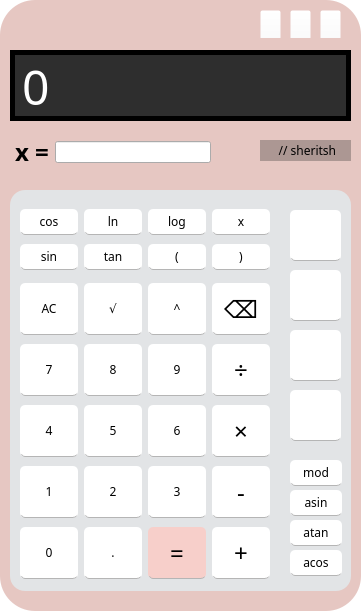
<?xml version="1.0" encoding="UTF-8"?>
<ui version="4.0">
 <class>MainWindow</class>
 <widget class="QMainWindow" name="MainWindow">
  <property name="geometry">
   <rect>
    <x>0</x>
    <y>0</y>
    <width>361</width>
    <height>612</height>
   </rect>
  </property>
  <property name="windowTitle">
   <string>MainWindow</string>
  </property>
  <property name="styleSheet">
   <string notr="true">QMainWindow {
background-color: rgba(255, 255, 255, 0);
border-radius: 15px;
}</string>
  </property>
  <widget class="QWidget" name="centralwidget">
   <widget class="QFrame" name="Calculator">
    <property name="geometry">
     <rect>
      <x>0</x>
      <y>0</y>
      <width>361</width>
      <height>611</height>
     </rect>
    </property>
    <property name="font">
     <font/>
    </property>
    <property name="styleSheet">
     <string notr="true">QFrame {
border-radius: 35%;
background-color: #E6C7C2;
}
</string>
    </property>
    <property name="frameShape">
     <enum>QFrame::StyledPanel</enum>
    </property>
    <property name="frameShadow">
     <enum>QFrame::Raised</enum>
    </property>
    <widget class="QLineEdit" name="InputArea">
     <property name="geometry">
      <rect>
       <x>10</x>
       <y>50</y>
       <width>341</width>
       <height>71</height>
      </rect>
     </property>
     <property name="font">
      <font>
       <family>Digital-7</family>
       <pointsize>36</pointsize>
      </font>
     </property>
     <property name="styleSheet">
      <string notr="true">QLineEdit {
background-color: #2e2e2e;
border: 5px solid black;
border-radius: 0px;
padding: 5px;
color: #fff;
}</string>
     </property>
     <property name="text">
      <string>0</string>
     </property>
    </widget>
    <widget class="QFrame" name="KeyPad">
     <property name="geometry">
      <rect>
       <x>10</x>
       <y>190</y>
       <width>341</width>
       <height>401</height>
      </rect>
     </property>
     <property name="font">
      <font/>
     </property>
     <property name="styleSheet">
      <string notr="true">QFrame {
background-color: #E2E4E6;
border-radius: 15px;
padding: 10px;
}

QPushButton {
color: #000;
border-bottom: 1px solid #b5b5b5;
border-radius:  5px;
background-color: #fff;
}

QPushButton::pressed {
background-color: grey;
}</string>
     </property>
     <property name="frameShape">
      <enum>QFrame::StyledPanel</enum>
     </property>
     <property name="frameShadow">
      <enum>QFrame::Raised</enum>
     </property>
     <widget class="QWidget" name="gridLayoutWidget">
      <property name="geometry">
       <rect>
        <x>10</x>
        <y>10</y>
        <width>252</width>
        <height>391</height>
       </rect>
      </property>
      <layout class="QGridLayout" name="Main_Btns">
       <property name="sizeConstraint">
        <enum>QLayout::SetDefaultConstraint</enum>
       </property>
       <property name="leftMargin">
        <number>0</number>
       </property>
       <property name="topMargin">
        <number>0</number>
       </property>
       <property name="rightMargin">
        <number>0</number>
       </property>
       <property name="bottomMargin">
        <number>5</number>
       </property>
       <property name="horizontalSpacing">
        <number>-1</number>
       </property>
       <property name="verticalSpacing">
        <number>0</number>
       </property>
       <item row="3" column="3">
        <widget class="QPushButton" name="pushButton_div">
         <property name="sizePolicy">
          <sizepolicy hsizetype="Maximum" vsizetype="Maximum">
           <horstretch>0</horstretch>
           <verstretch>0</verstretch>
          </sizepolicy>
         </property>
         <property name="minimumSize">
          <size>
           <width>52</width>
           <height>52</height>
          </size>
         </property>
         <property name="maximumSize">
          <size>
           <width>58</width>
           <height>44</height>
          </size>
         </property>
         <property name="baseSize">
          <size>
           <width>30</width>
           <height>30</height>
          </size>
         </property>
         <property name="font">
          <font>
           <family>Fira Code</family>
           <pointsize>18</pointsize>
          </font>
         </property>
         <property name="text">
          <string>÷</string>
         </property>
        </widget>
       </item>
       <item row="5" column="2">
        <widget class="QPushButton" name="pushButton_three">
         <property name="sizePolicy">
          <sizepolicy hsizetype="Maximum" vsizetype="Maximum">
           <horstretch>0</horstretch>
           <verstretch>0</verstretch>
          </sizepolicy>
         </property>
         <property name="minimumSize">
          <size>
           <width>52</width>
           <height>52</height>
          </size>
         </property>
         <property name="maximumSize">
          <size>
           <width>58</width>
           <height>44</height>
          </size>
         </property>
         <property name="baseSize">
          <size>
           <width>30</width>
           <height>30</height>
          </size>
         </property>
         <property name="font">
          <font>
           <family>Fira Code</family>
          </font>
         </property>
         <property name="text">
          <string>3</string>
         </property>
        </widget>
       </item>
       <item row="6" column="2">
        <widget class="QPushButton" name="pushButton_eq">
         <property name="sizePolicy">
          <sizepolicy hsizetype="Maximum" vsizetype="Maximum">
           <horstretch>0</horstretch>
           <verstretch>0</verstretch>
          </sizepolicy>
         </property>
         <property name="minimumSize">
          <size>
           <width>52</width>
           <height>52</height>
          </size>
         </property>
         <property name="maximumSize">
          <size>
           <width>58</width>
           <height>44</height>
          </size>
         </property>
         <property name="baseSize">
          <size>
           <width>30</width>
           <height>30</height>
          </size>
         </property>
         <property name="font">
          <font>
           <family>Fira Code</family>
           <pointsize>18</pointsize>
          </font>
         </property>
         <property name="styleSheet">
          <string notr="true">#pushButton_eq {
background-color: #F7CFCA;
}



#pushButton_eq:pressed {
background-color: #BF8F8F;
}</string>
         </property>
         <property name="text">
          <string>=</string>
         </property>
        </widget>
       </item>
       <item row="4" column="2">
        <widget class="QPushButton" name="pushButton_six">
         <property name="sizePolicy">
          <sizepolicy hsizetype="Maximum" vsizetype="Maximum">
           <horstretch>0</horstretch>
           <verstretch>0</verstretch>
          </sizepolicy>
         </property>
         <property name="minimumSize">
          <size>
           <width>52</width>
           <height>52</height>
          </size>
         </property>
         <property name="maximumSize">
          <size>
           <width>58</width>
           <height>44</height>
          </size>
         </property>
         <property name="baseSize">
          <size>
           <width>30</width>
           <height>30</height>
          </size>
         </property>
         <property name="font">
          <font>
           <family>Fira Code</family>
          </font>
         </property>
         <property name="text">
          <string>6</string>
         </property>
        </widget>
       </item>
       <item row="1" column="3">
        <widget class="QPushButton" name="pushButton_clbracket">
         <property name="sizePolicy">
          <sizepolicy hsizetype="Maximum" vsizetype="Maximum">
           <horstretch>0</horstretch>
           <verstretch>0</verstretch>
          </sizepolicy>
         </property>
         <property name="minimumSize">
          <size>
           <width>52</width>
           <height>26</height>
          </size>
         </property>
         <property name="maximumSize">
          <size>
           <width>58</width>
           <height>26</height>
          </size>
         </property>
         <property name="baseSize">
          <size>
           <width>30</width>
           <height>30</height>
          </size>
         </property>
         <property name="font">
          <font>
           <family>Fira Code</family>
          </font>
         </property>
         <property name="text">
          <string>)</string>
         </property>
        </widget>
       </item>
       <item row="0" column="2">
        <widget class="QPushButton" name="pushButton_log">
         <property name="sizePolicy">
          <sizepolicy hsizetype="Maximum" vsizetype="Maximum">
           <horstretch>0</horstretch>
           <verstretch>0</verstretch>
          </sizepolicy>
         </property>
         <property name="minimumSize">
          <size>
           <width>52</width>
           <height>26</height>
          </size>
         </property>
         <property name="maximumSize">
          <size>
           <width>58</width>
           <height>26</height>
          </size>
         </property>
         <property name="baseSize">
          <size>
           <width>30</width>
           <height>30</height>
          </size>
         </property>
         <property name="font">
          <font>
           <family>Fira Code</family>
          </font>
         </property>
         <property name="text">
          <string>log</string>
         </property>
        </widget>
       </item>
       <item row="5" column="3">
        <widget class="QPushButton" name="pushButton_minus">
         <property name="sizePolicy">
          <sizepolicy hsizetype="Maximum" vsizetype="Maximum">
           <horstretch>0</horstretch>
           <verstretch>0</verstretch>
          </sizepolicy>
         </property>
         <property name="minimumSize">
          <size>
           <width>52</width>
           <height>52</height>
          </size>
         </property>
         <property name="maximumSize">
          <size>
           <width>58</width>
           <height>44</height>
          </size>
         </property>
         <property name="baseSize">
          <size>
           <width>30</width>
           <height>30</height>
          </size>
         </property>
         <property name="font">
          <font>
           <family>Fira Code</family>
           <pointsize>18</pointsize>
          </font>
         </property>
         <property name="text">
          <string>-</string>
         </property>
        </widget>
       </item>
       <item row="4" column="0">
        <widget class="QPushButton" name="pushButton_four">
         <property name="sizePolicy">
          <sizepolicy hsizetype="Maximum" vsizetype="Maximum">
           <horstretch>0</horstretch>
           <verstretch>0</verstretch>
          </sizepolicy>
         </property>
         <property name="minimumSize">
          <size>
           <width>52</width>
           <height>52</height>
          </size>
         </property>
         <property name="maximumSize">
          <size>
           <width>58</width>
           <height>44</height>
          </size>
         </property>
         <property name="baseSize">
          <size>
           <width>30</width>
           <height>30</height>
          </size>
         </property>
         <property name="font">
          <font>
           <family>Fira Code</family>
          </font>
         </property>
         <property name="text">
          <string>4</string>
         </property>
        </widget>
       </item>
       <item row="0" column="1">
        <widget class="QPushButton" name="pushButton_ln">
         <property name="sizePolicy">
          <sizepolicy hsizetype="Maximum" vsizetype="Maximum">
           <horstretch>0</horstretch>
           <verstretch>0</verstretch>
          </sizepolicy>
         </property>
         <property name="minimumSize">
          <size>
           <width>52</width>
           <height>26</height>
          </size>
         </property>
         <property name="maximumSize">
          <size>
           <width>58</width>
           <height>26</height>
          </size>
         </property>
         <property name="baseSize">
          <size>
           <width>30</width>
           <height>30</height>
          </size>
         </property>
         <property name="font">
          <font>
           <family>Fira Code</family>
          </font>
         </property>
         <property name="text">
          <string>ln</string>
         </property>
        </widget>
       </item>
       <item row="4" column="1">
        <widget class="QPushButton" name="pushButton_five">
         <property name="sizePolicy">
          <sizepolicy hsizetype="Maximum" vsizetype="Maximum">
           <horstretch>0</horstretch>
           <verstretch>0</verstretch>
          </sizepolicy>
         </property>
         <property name="minimumSize">
          <size>
           <width>52</width>
           <height>52</height>
          </size>
         </property>
         <property name="maximumSize">
          <size>
           <width>58</width>
           <height>44</height>
          </size>
         </property>
         <property name="baseSize">
          <size>
           <width>30</width>
           <height>30</height>
          </size>
         </property>
         <property name="font">
          <font>
           <family>Fira Code</family>
          </font>
         </property>
         <property name="text">
          <string>5</string>
         </property>
        </widget>
       </item>
       <item row="5" column="0">
        <widget class="QPushButton" name="pushButton_one">
         <property name="sizePolicy">
          <sizepolicy hsizetype="Maximum" vsizetype="Maximum">
           <horstretch>0</horstretch>
           <verstretch>0</verstretch>
          </sizepolicy>
         </property>
         <property name="minimumSize">
          <size>
           <width>52</width>
           <height>52</height>
          </size>
         </property>
         <property name="maximumSize">
          <size>
           <width>58</width>
           <height>44</height>
          </size>
         </property>
         <property name="baseSize">
          <size>
           <width>30</width>
           <height>30</height>
          </size>
         </property>
         <property name="font">
          <font>
           <family>Fira Code</family>
          </font>
         </property>
         <property name="text">
          <string>1</string>
         </property>
        </widget>
       </item>
       <item row="1" column="1">
        <widget class="QPushButton" name="pushButton_tan">
         <property name="sizePolicy">
          <sizepolicy hsizetype="Maximum" vsizetype="Maximum">
           <horstretch>0</horstretch>
           <verstretch>0</verstretch>
          </sizepolicy>
         </property>
         <property name="minimumSize">
          <size>
           <width>52</width>
           <height>26</height>
          </size>
         </property>
         <property name="maximumSize">
          <size>
           <width>58</width>
           <height>26</height>
          </size>
         </property>
         <property name="baseSize">
          <size>
           <width>30</width>
           <height>30</height>
          </size>
         </property>
         <property name="font">
          <font>
           <family>Fira Code</family>
          </font>
         </property>
         <property name="text">
          <string>tan</string>
         </property>
        </widget>
       </item>
       <item row="3" column="0">
        <widget class="QPushButton" name="pushButton_seven">
         <property name="sizePolicy">
          <sizepolicy hsizetype="Maximum" vsizetype="Maximum">
           <horstretch>0</horstretch>
           <verstretch>0</verstretch>
          </sizepolicy>
         </property>
         <property name="minimumSize">
          <size>
           <width>52</width>
           <height>52</height>
          </size>
         </property>
         <property name="maximumSize">
          <size>
           <width>58</width>
           <height>44</height>
          </size>
         </property>
         <property name="baseSize">
          <size>
           <width>30</width>
           <height>30</height>
          </size>
         </property>
         <property name="font">
          <font>
           <family>Fira Code</family>
          </font>
         </property>
         <property name="text">
          <string>7</string>
         </property>
        </widget>
       </item>
       <item row="6" column="3">
        <widget class="QPushButton" name="pushButton_plus">
         <property name="sizePolicy">
          <sizepolicy hsizetype="Maximum" vsizetype="Maximum">
           <horstretch>0</horstretch>
           <verstretch>0</verstretch>
          </sizepolicy>
         </property>
         <property name="minimumSize">
          <size>
           <width>52</width>
           <height>52</height>
          </size>
         </property>
         <property name="maximumSize">
          <size>
           <width>58</width>
           <height>44</height>
          </size>
         </property>
         <property name="baseSize">
          <size>
           <width>30</width>
           <height>30</height>
          </size>
         </property>
         <property name="font">
          <font>
           <family>Fira Code</family>
           <pointsize>18</pointsize>
          </font>
         </property>
         <property name="text">
          <string>+</string>
         </property>
        </widget>
       </item>
       <item row="5" column="1">
        <widget class="QPushButton" name="pushButton_two">
         <property name="sizePolicy">
          <sizepolicy hsizetype="Maximum" vsizetype="Maximum">
           <horstretch>0</horstretch>
           <verstretch>0</verstretch>
          </sizepolicy>
         </property>
         <property name="minimumSize">
          <size>
           <width>52</width>
           <height>52</height>
          </size>
         </property>
         <property name="maximumSize">
          <size>
           <width>58</width>
           <height>44</height>
          </size>
         </property>
         <property name="baseSize">
          <size>
           <width>30</width>
           <height>30</height>
          </size>
         </property>
         <property name="font">
          <font>
           <family>Fira Code</family>
          </font>
         </property>
         <property name="text">
          <string>2</string>
         </property>
        </widget>
       </item>
       <item row="6" column="0">
        <widget class="QPushButton" name="pushButton_zero">
         <property name="sizePolicy">
          <sizepolicy hsizetype="Maximum" vsizetype="Maximum">
           <horstretch>0</horstretch>
           <verstretch>0</verstretch>
          </sizepolicy>
         </property>
         <property name="minimumSize">
          <size>
           <width>52</width>
           <height>52</height>
          </size>
         </property>
         <property name="maximumSize">
          <size>
           <width>58</width>
           <height>44</height>
          </size>
         </property>
         <property name="baseSize">
          <size>
           <width>30</width>
           <height>30</height>
          </size>
         </property>
         <property name="font">
          <font>
           <family>Fira Code</family>
          </font>
         </property>
         <property name="text">
          <string>0</string>
         </property>
        </widget>
       </item>
       <item row="3" column="2">
        <widget class="QPushButton" name="pushButton_nine">
         <property name="sizePolicy">
          <sizepolicy hsizetype="Maximum" vsizetype="Maximum">
           <horstretch>0</horstretch>
           <verstretch>0</verstretch>
          </sizepolicy>
         </property>
         <property name="minimumSize">
          <size>
           <width>52</width>
           <height>52</height>
          </size>
         </property>
         <property name="maximumSize">
          <size>
           <width>58</width>
           <height>44</height>
          </size>
         </property>
         <property name="baseSize">
          <size>
           <width>30</width>
           <height>30</height>
          </size>
         </property>
         <property name="font">
          <font>
           <family>Fira Code</family>
          </font>
         </property>
         <property name="text">
          <string>9</string>
         </property>
        </widget>
       </item>
       <item row="3" column="1">
        <widget class="QPushButton" name="pushButton_eight">
         <property name="sizePolicy">
          <sizepolicy hsizetype="Maximum" vsizetype="Maximum">
           <horstretch>0</horstretch>
           <verstretch>0</verstretch>
          </sizepolicy>
         </property>
         <property name="minimumSize">
          <size>
           <width>52</width>
           <height>52</height>
          </size>
         </property>
         <property name="maximumSize">
          <size>
           <width>58</width>
           <height>44</height>
          </size>
         </property>
         <property name="baseSize">
          <size>
           <width>30</width>
           <height>30</height>
          </size>
         </property>
         <property name="font">
          <font>
           <family>Fira Code</family>
          </font>
         </property>
         <property name="text">
          <string>8</string>
         </property>
        </widget>
       </item>
       <item row="0" column="3">
        <widget class="QPushButton" name="pushButton_x">
         <property name="sizePolicy">
          <sizepolicy hsizetype="Maximum" vsizetype="Maximum">
           <horstretch>0</horstretch>
           <verstretch>0</verstretch>
          </sizepolicy>
         </property>
         <property name="minimumSize">
          <size>
           <width>52</width>
           <height>26</height>
          </size>
         </property>
         <property name="maximumSize">
          <size>
           <width>58</width>
           <height>26</height>
          </size>
         </property>
         <property name="baseSize">
          <size>
           <width>30</width>
           <height>30</height>
          </size>
         </property>
         <property name="font">
          <font>
           <family>Fira Code</family>
          </font>
         </property>
         <property name="text">
          <string>x</string>
         </property>
        </widget>
       </item>
       <item row="1" column="0">
        <widget class="QPushButton" name="pushButton_sin">
         <property name="sizePolicy">
          <sizepolicy hsizetype="Maximum" vsizetype="Maximum">
           <horstretch>0</horstretch>
           <verstretch>0</verstretch>
          </sizepolicy>
         </property>
         <property name="minimumSize">
          <size>
           <width>52</width>
           <height>26</height>
          </size>
         </property>
         <property name="maximumSize">
          <size>
           <width>58</width>
           <height>26</height>
          </size>
         </property>
         <property name="baseSize">
          <size>
           <width>30</width>
           <height>30</height>
          </size>
         </property>
         <property name="font">
          <font>
           <family>Fira Code</family>
          </font>
         </property>
         <property name="text">
          <string>sin</string>
         </property>
        </widget>
       </item>
       <item row="6" column="1">
        <widget class="QPushButton" name="pushButton_dot">
         <property name="sizePolicy">
          <sizepolicy hsizetype="Maximum" vsizetype="Maximum">
           <horstretch>0</horstretch>
           <verstretch>0</verstretch>
          </sizepolicy>
         </property>
         <property name="minimumSize">
          <size>
           <width>52</width>
           <height>52</height>
          </size>
         </property>
         <property name="maximumSize">
          <size>
           <width>58</width>
           <height>44</height>
          </size>
         </property>
         <property name="baseSize">
          <size>
           <width>30</width>
           <height>30</height>
          </size>
         </property>
         <property name="font">
          <font>
           <family>Fira Code</family>
          </font>
         </property>
         <property name="text">
          <string>.</string>
         </property>
        </widget>
       </item>
       <item row="0" column="0">
        <widget class="QPushButton" name="pushButton_cos">
         <property name="sizePolicy">
          <sizepolicy hsizetype="Maximum" vsizetype="Maximum">
           <horstretch>0</horstretch>
           <verstretch>0</verstretch>
          </sizepolicy>
         </property>
         <property name="minimumSize">
          <size>
           <width>52</width>
           <height>26</height>
          </size>
         </property>
         <property name="maximumSize">
          <size>
           <width>58</width>
           <height>26</height>
          </size>
         </property>
         <property name="baseSize">
          <size>
           <width>30</width>
           <height>30</height>
          </size>
         </property>
         <property name="font">
          <font>
           <family>Fira Code</family>
          </font>
         </property>
         <property name="text">
          <string>cos</string>
         </property>
        </widget>
       </item>
       <item row="1" column="2">
        <widget class="QPushButton" name="pushButton_opbracket">
         <property name="sizePolicy">
          <sizepolicy hsizetype="Maximum" vsizetype="Maximum">
           <horstretch>0</horstretch>
           <verstretch>0</verstretch>
          </sizepolicy>
         </property>
         <property name="minimumSize">
          <size>
           <width>52</width>
           <height>26</height>
          </size>
         </property>
         <property name="maximumSize">
          <size>
           <width>58</width>
           <height>26</height>
          </size>
         </property>
         <property name="baseSize">
          <size>
           <width>30</width>
           <height>30</height>
          </size>
         </property>
         <property name="font">
          <font>
           <family>Fira Code</family>
          </font>
         </property>
         <property name="text">
          <string>(</string>
         </property>
        </widget>
       </item>
       <item row="4" column="3">
        <widget class="QPushButton" name="pushButton_mult">
         <property name="sizePolicy">
          <sizepolicy hsizetype="Maximum" vsizetype="Maximum">
           <horstretch>0</horstretch>
           <verstretch>0</verstretch>
          </sizepolicy>
         </property>
         <property name="minimumSize">
          <size>
           <width>52</width>
           <height>52</height>
          </size>
         </property>
         <property name="maximumSize">
          <size>
           <width>58</width>
           <height>44</height>
          </size>
         </property>
         <property name="baseSize">
          <size>
           <width>30</width>
           <height>30</height>
          </size>
         </property>
         <property name="font">
          <font>
           <family>Fira Code</family>
           <pointsize>18</pointsize>
          </font>
         </property>
         <property name="text">
          <string>×</string>
         </property>
        </widget>
       </item>
       <item row="2" column="0">
        <widget class="QPushButton" name="pushButton_clear">
         <property name="sizePolicy">
          <sizepolicy hsizetype="Maximum" vsizetype="Maximum">
           <horstretch>0</horstretch>
           <verstretch>0</verstretch>
          </sizepolicy>
         </property>
         <property name="minimumSize">
          <size>
           <width>52</width>
           <height>52</height>
          </size>
         </property>
         <property name="maximumSize">
          <size>
           <width>58</width>
           <height>44</height>
          </size>
         </property>
         <property name="baseSize">
          <size>
           <width>30</width>
           <height>30</height>
          </size>
         </property>
         <property name="font">
          <font>
           <family>Fira Code</family>
          </font>
         </property>
         <property name="text">
          <string>AC</string>
         </property>
        </widget>
       </item>
       <item row="2" column="1">
        <widget class="QPushButton" name="pushButton_sqrt">
         <property name="sizePolicy">
          <sizepolicy hsizetype="Maximum" vsizetype="Maximum">
           <horstretch>0</horstretch>
           <verstretch>0</verstretch>
          </sizepolicy>
         </property>
         <property name="minimumSize">
          <size>
           <width>52</width>
           <height>52</height>
          </size>
         </property>
         <property name="maximumSize">
          <size>
           <width>58</width>
           <height>44</height>
          </size>
         </property>
         <property name="baseSize">
          <size>
           <width>30</width>
           <height>30</height>
          </size>
         </property>
         <property name="font">
          <font>
           <family>Fira Code</family>
          </font>
         </property>
         <property name="text">
          <string>√</string>
         </property>
        </widget>
       </item>
       <item row="2" column="3">
        <widget class="QPushButton" name="pushButton_del">
         <property name="sizePolicy">
          <sizepolicy hsizetype="Maximum" vsizetype="Maximum">
           <horstretch>0</horstretch>
           <verstretch>0</verstretch>
          </sizepolicy>
         </property>
         <property name="minimumSize">
          <size>
           <width>52</width>
           <height>52</height>
          </size>
         </property>
         <property name="maximumSize">
          <size>
           <width>58</width>
           <height>44</height>
          </size>
         </property>
         <property name="baseSize">
          <size>
           <width>30</width>
           <height>30</height>
          </size>
         </property>
         <property name="font">
          <font>
           <family>Fira Code</family>
           <pointsize>18</pointsize>
           <italic>false</italic>
          </font>
         </property>
         <property name="text">
          <string>⌫</string>
         </property>
        </widget>
       </item>
       <item row="2" column="2">
        <widget class="QPushButton" name="pushButton_pow">
         <property name="sizePolicy">
          <sizepolicy hsizetype="Maximum" vsizetype="Maximum">
           <horstretch>0</horstretch>
           <verstretch>0</verstretch>
          </sizepolicy>
         </property>
         <property name="minimumSize">
          <size>
           <width>52</width>
           <height>52</height>
          </size>
         </property>
         <property name="maximumSize">
          <size>
           <width>58</width>
           <height>44</height>
          </size>
         </property>
         <property name="baseSize">
          <size>
           <width>30</width>
           <height>30</height>
          </size>
         </property>
         <property name="font">
          <font>
           <family>Fira Code</family>
          </font>
         </property>
         <property name="text">
          <string>^</string>
         </property>
        </widget>
       </item>
      </layout>
     </widget>
     <widget class="QFrame" name="PopUp_Func">
      <property name="geometry">
       <rect>
        <x>280</x>
        <y>20</y>
        <width>51</width>
        <height>231</height>
       </rect>
      </property>
      <property name="styleSheet">
       <string notr="true">QPushButton:checked {
	
	background-color: rgb(242, 226, 223);
}</string>
      </property>
      <property name="frameShape">
       <enum>QFrame::StyledPanel</enum>
      </property>
      <property name="frameShadow">
       <enum>QFrame::Raised</enum>
      </property>
      <widget class="QPushButton" name="pushButton_plot">
       <property name="geometry">
        <rect>
         <x>0</x>
         <y>0</y>
         <width>51</width>
         <height>51</height>
        </rect>
       </property>
       <property name="styleSheet">
        <string notr="true">QPushButton {
	image: url(:/res/img/plot.png);
}

</string>
       </property>
       <property name="text">
        <string/>
       </property>
      </widget>
      <widget class="QPushButton" name="pushButton_deposit">
       <property name="geometry">
        <rect>
         <x>0</x>
         <y>60</y>
         <width>51</width>
         <height>51</height>
        </rect>
       </property>
       <property name="styleSheet">
        <string notr="true">QPushButton {
	image: url(:/res/img/noun-deposit-112924.png);
}</string>
       </property>
       <property name="text">
        <string/>
       </property>
      </widget>
      <widget class="QPushButton" name="pushButton_rpn">
       <property name="geometry">
        <rect>
         <x>0</x>
         <y>180</y>
         <width>51</width>
         <height>51</height>
        </rect>
       </property>
       <property name="styleSheet">
        <string notr="true">QPushButton {
	image: url(:/res/img/myRPN.png);
}</string>
       </property>
       <property name="text">
        <string/>
       </property>
      </widget>
      <widget class="QPushButton" name="pushButton_credit">
       <property name="geometry">
        <rect>
         <x>0</x>
         <y>120</y>
         <width>51</width>
         <height>51</height>
        </rect>
       </property>
       <property name="styleSheet">
        <string notr="true">QPushButton {
	image: url(:/res/img/noun-credit-1691368.png);
}</string>
       </property>
       <property name="text">
        <string/>
       </property>
      </widget>
     </widget>
     <widget class="QFrame" name="Bonus_Func">
      <property name="geometry">
       <rect>
        <x>280</x>
        <y>260</y>
        <width>61</width>
        <height>131</height>
       </rect>
      </property>
      <property name="frameShape">
       <enum>QFrame::StyledPanel</enum>
      </property>
      <property name="frameShadow">
       <enum>QFrame::Raised</enum>
      </property>
      <widget class="QPushButton" name="pushButton_acos">
       <property name="geometry">
        <rect>
         <x>0</x>
         <y>100</y>
         <width>52</width>
         <height>26</height>
        </rect>
       </property>
       <property name="sizePolicy">
        <sizepolicy hsizetype="Maximum" vsizetype="Maximum">
         <horstretch>0</horstretch>
         <verstretch>0</verstretch>
        </sizepolicy>
       </property>
       <property name="minimumSize">
        <size>
         <width>52</width>
         <height>26</height>
        </size>
       </property>
       <property name="maximumSize">
        <size>
         <width>58</width>
         <height>26</height>
        </size>
       </property>
       <property name="baseSize">
        <size>
         <width>30</width>
         <height>30</height>
        </size>
       </property>
       <property name="font">
        <font>
         <family>Fira Code</family>
        </font>
       </property>
       <property name="text">
        <string>acos</string>
       </property>
      </widget>
      <widget class="QPushButton" name="pushButton_mod">
       <property name="geometry">
        <rect>
         <x>0</x>
         <y>10</y>
         <width>52</width>
         <height>26</height>
        </rect>
       </property>
       <property name="sizePolicy">
        <sizepolicy hsizetype="Maximum" vsizetype="Maximum">
         <horstretch>0</horstretch>
         <verstretch>0</verstretch>
        </sizepolicy>
       </property>
       <property name="minimumSize">
        <size>
         <width>52</width>
         <height>26</height>
        </size>
       </property>
       <property name="maximumSize">
        <size>
         <width>58</width>
         <height>26</height>
        </size>
       </property>
       <property name="baseSize">
        <size>
         <width>30</width>
         <height>30</height>
        </size>
       </property>
       <property name="font">
        <font>
         <family>Fira Code</family>
        </font>
       </property>
       <property name="text">
        <string>mod</string>
       </property>
      </widget>
      <widget class="QPushButton" name="pushButton_atan">
       <property name="geometry">
        <rect>
         <x>0</x>
         <y>70</y>
         <width>52</width>
         <height>26</height>
        </rect>
       </property>
       <property name="sizePolicy">
        <sizepolicy hsizetype="Maximum" vsizetype="Maximum">
         <horstretch>0</horstretch>
         <verstretch>0</verstretch>
        </sizepolicy>
       </property>
       <property name="minimumSize">
        <size>
         <width>52</width>
         <height>26</height>
        </size>
       </property>
       <property name="maximumSize">
        <size>
         <width>58</width>
         <height>26</height>
        </size>
       </property>
       <property name="baseSize">
        <size>
         <width>30</width>
         <height>30</height>
        </size>
       </property>
       <property name="font">
        <font>
         <family>Fira Code</family>
        </font>
       </property>
       <property name="text">
        <string>atan</string>
       </property>
      </widget>
      <widget class="QPushButton" name="pushButton_asin">
       <property name="geometry">
        <rect>
         <x>0</x>
         <y>40</y>
         <width>52</width>
         <height>26</height>
        </rect>
       </property>
       <property name="sizePolicy">
        <sizepolicy hsizetype="Maximum" vsizetype="Maximum">
         <horstretch>0</horstretch>
         <verstretch>0</verstretch>
        </sizepolicy>
       </property>
       <property name="minimumSize">
        <size>
         <width>52</width>
         <height>26</height>
        </size>
       </property>
       <property name="maximumSize">
        <size>
         <width>58</width>
         <height>26</height>
        </size>
       </property>
       <property name="baseSize">
        <size>
         <width>30</width>
         <height>30</height>
        </size>
       </property>
       <property name="font">
        <font>
         <family>Fira Code</family>
        </font>
       </property>
       <property name="text">
        <string>asin</string>
       </property>
      </widget>
     </widget>
    </widget>
    <widget class="QLabel" name="label_copyright">
     <property name="geometry">
      <rect>
       <x>260</x>
       <y>140</y>
       <width>91</width>
       <height>21</height>
      </rect>
     </property>
     <property name="font">
      <font>
       <family>Digital-7</family>
      </font>
     </property>
     <property name="styleSheet">
      <string notr="true">QLabel {
background-color: rgba(46, 46, 46, 80);
}

QLabel:hover {
background-color: #313131;
color:  #F7CFCA;
}</string>
     </property>
     <property name="text">
      <string>      // sheritsh</string>
     </property>
    </widget>
    <widget class="QWidget" name="layoutWidget">
     <property name="geometry">
      <rect>
       <x>10</x>
       <y>130</y>
       <width>201</width>
       <height>44</height>
      </rect>
     </property>
     <layout class="QHBoxLayout" name="frame_x">
      <property name="leftMargin">
       <number>5</number>
      </property>
      <item>
       <widget class="QLabel" name="label_fxico">
        <property name="font">
         <font>
          <family>Fira Code</family>
          <pointsize>18</pointsize>
          <bold>true</bold>
         </font>
        </property>
        <property name="text">
         <string>x =</string>
        </property>
       </widget>
      </item>
      <item>
       <widget class="QLineEdit" name="lineedit_xinput"/>
      </item>
     </layout>
    </widget>
    <widget class="QFrame" name="window_control">
     <property name="geometry">
      <rect>
       <x>250</x>
       <y>10</y>
       <width>91</width>
       <height>28</height>
      </rect>
     </property>
     <property name="frameShape">
      <enum>QFrame::StyledPanel</enum>
     </property>
     <property name="frameShadow">
      <enum>QFrame::Raised</enum>
     </property>
     <widget class="QPushButton" name="pushButton_close">
      <property name="geometry">
       <rect>
        <x>70</x>
        <y>0</y>
        <width>21</width>
        <height>31</height>
       </rect>
      </property>
      <property name="styleSheet">
       <string notr="true">QPushButton {
	image: url(:/res/img/close_32x32.png);
background-color: rgba(255, 255, 255, 0);
}</string>
      </property>
      <property name="text">
       <string/>
      </property>
     </widget>
     <widget class="QPushButton" name="pushButton_minimize">
      <property name="geometry">
       <rect>
        <x>40</x>
        <y>0</y>
        <width>21</width>
        <height>31</height>
       </rect>
      </property>
      <property name="styleSheet">
       <string notr="true">QPushButton {
image: url(:/res/img/minimize32x32.png);
	background-color: rgba(255, 255, 255, 0);
}
</string>
      </property>
      <property name="text">
       <string/>
      </property>
     </widget>
     <widget class="QPushButton" name="pushButton_minimize_2">
      <property name="geometry">
       <rect>
        <x>10</x>
        <y>0</y>
        <width>21</width>
        <height>31</height>
       </rect>
      </property>
      <property name="styleSheet">
       <string notr="true">QPushButton {
	image: url(:/res/img/about_32x32.png);
	background-color: rgba(255, 255, 255, 0);
}
</string>
      </property>
      <property name="text">
       <string/>
      </property>
     </widget>
    </widget>
    <widget class="QLabel" name="fx">
     <property name="geometry">
      <rect>
       <x>10</x>
       <y>20</y>
       <width>31</width>
       <height>21</height>
      </rect>
     </property>
     <property name="styleSheet">
      <string notr="true">QLabel {
color: black;
text-align: right;
	image: url(:/res/img/fx_42.png);
}</string>
     </property>
     <property name="text">
      <string/>
     </property>
    </widget>
   </widget>
  </widget>
 </widget>
 <resources/>
 <connections/>
</ui>
